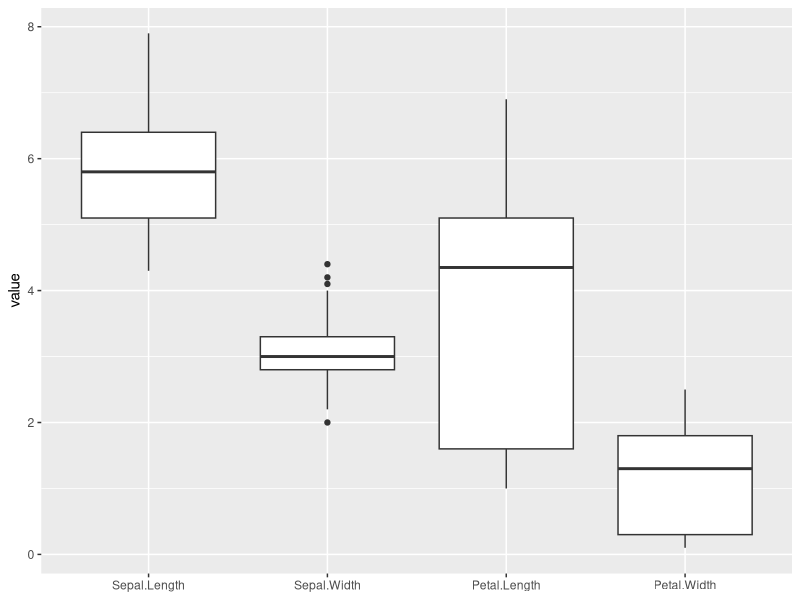

Source code (R):
pdf(file = "04-r-ggplot-box.pdf", width = 6, height = 4)

library(tidyverse)

iris %>%
  pivot_longer(-Species) %>%
  ggplot(aes(
    x = factor(name,
               levels = names(iris)),
    y = value)) +
  geom_boxplot() +
  xlab(NULL)
